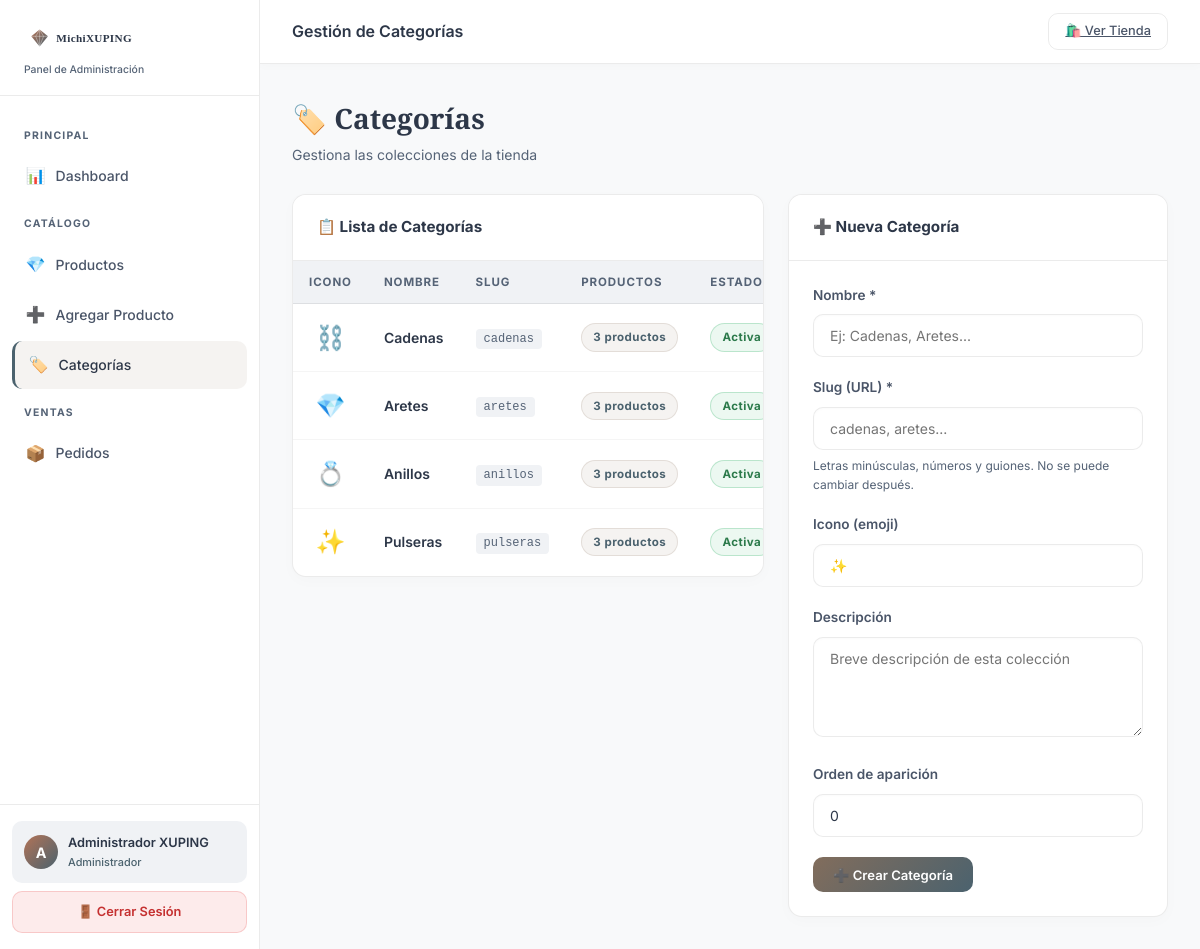
The page /admin/categorias.php (signed in) on the database its author committed.
### tables this page shows
CREATE TABLE IF NOT EXISTS categorias (
    id INT AUTO_INCREMENT PRIMARY KEY,
    nombre VARCHAR(100) NOT NULL,
    slug VARCHAR(100) NOT NULL UNIQUE,
    descripcion TEXT,
    icono VARCHAR(50) DEFAULT '💎',
    orden INT DEFAULT 0,
    activo TINYINT(1) DEFAULT 1,
    created_at TIMESTAMP DEFAULT CURRENT_TIMESTAMP
);

### admin/categorias.php (the view, shortened to what this page needs)
<?php
require_once 'helpers.php';
$db = getDB();
$categorias = $db->query("SELECT c.*, (SELECT COUNT(*) FROM productos p WHERE p.categoria_id = c.id) as total_productos FROM categorias c ORDER BY c.orden ASC")->fetch_all(MYSQLI_ASSOC);
?>
<!DOCTYPE html>
<html lang="es">
<head>
    <link rel="stylesheet" href="../css/admin.css">
</head>
<body>
<div class="admin-layout">
    <main class="admin-main">
        <div class="admin-content">
            <div class="page-header">
                <div>
                    <h2 class="page-heading">🏷️ Categorías</h2>
                    <p class="page-sub">Gestiona las colecciones de la tienda</p>
                </div>
            </div>
            <div style="display: grid; grid-template-columns: 1fr 380px; gap: 1.5rem; align-items: start;">
                <div class="card">
                    <div class="card-header"><span class="card-title">📋 Lista de Categorías</span></div>
                    <div class="table-wrap">
                        <table id="categorias-table">
                            <thead>
                                <tr><th>Icono</th><th>Nombre</th><th>Slug</th><th>Productos</th><th>Estado</th><th>Acciones</th></tr>
                            </thead>
                            <tbody>
                            <?php if (empty($categorias)): ?>
                            <tr><td colspan="6" style="text-align:center; padding:2rem; color:var(--text-dim);">Sin categorías</td></tr>
                            <?php else: ?>
                            <?php foreach ($categorias as $cat): ?>
                            <tr id="cat-row-<?= $cat['id'] ?>">
                                <td style="font-size:1.5rem; text-align:center;"><?= htmlspecialchars($cat['icono']) ?></td>
                                <td class="td-name"><?= htmlspecialchars($cat['nombre']) ?></td>
                                <td><code style="font-size:0.75rem; color:var(--text-dim); background:var(--dark-3); padding:0.2rem 0.5rem; border-radius:4px;"><?= htmlspecialchars($cat['slug']) ?></code></td>
                                <td><span class="badge badge-gold"><?= $cat['total_productos'] ?> productos</span></td>
                                <td><span class="badge <?= $cat['activo'] ? 'badge-success' : 'badge-danger' ?>"><?= $cat['activo'] ? 'Activa' : 'Inactiva' ?></span></td>
                            </tr>
                            <?php endforeach; ?>
                            <?php endif; ?>
                            </tbody>
                        </table>
                    </div>
                </div>
                <div class="card" id="cat-form-card">
                    <div class="card-header"><span class="card-title" id="form-title">➕ Nueva Categoría</span></div>
                    <div class="card-body">
                        <form method="POST" id="cat-form">
                            <div class="form-group">
                                <label for="cat-nombre">Nombre *</label>
                                <input type="text" id="cat-nombre" name="nombre" class="form-control" required
                                       placeholder="Ej: Cadenas, Aretes...">
                            </div>
                            <div class="form-group" id="slug-group">
                                <label for="cat-slug">Slug (URL) *</label>
                                <input type="text" id="cat-slug" name="slug" class="form-control" required
                                       placeholder="cadenas, aretes...">
                                <p class="form-note">Letras minúsculas, números y guiones. No se puede cambiar después.</p>
                            </div>
                            <div class="form-group">
                                <label for="cat-icono">Icono (emoji)</label>
                                <input type="text" id="cat-icono" name="icono" class="form-control"
                                       placeholder="💎" value="✨" maxlength="10">
                            </div>
                            <div class="form-group">
                                <label for="cat-descripcion">Descripción</label>
                                <textarea id="cat-descripcion" name="descripcion" class="form-control" rows="3"
                                          placeholder="Breve descripción de esta colección"></textarea>
                            </div>
                            <div class="form-group">
                                <label for="cat-orden">Orden de aparición</label>
                                <input type="number" id="cat-orden" name="orden" class="form-control"
                                       placeholder="1, 2, 3..." min="0" value="0">
                            </div>
                            <div style="display:flex; gap:0.75rem;">
                                <button type="submit" class="btn btn-primary" id="btn-cat-submit">➕ Crear Categoría</button>
                            </div>
                        </form>
                    </div>
                </div>
            </div>
        </div>
    </main>
</div>
</body>
</html>

### css/admin.css (style rules this page uses)
:root { --peach: #b27357; --slate: #4b626e; --taupe: #826d5c; --light-blue: #427079; --gold: var(--taupe); --gold-light: var(--peach); --gold-dark: var(--slate); --black: #ffffff; --dark: #f8f9fa; --dark-2: #ffffff; --dark-3: #f0f2f5; --dark-4: #e2e8f0; --glass: rgba(255,255,255,0.7); --glass-border: rgba(0,0,0,0.08); --text: #2d3748; --text-muted: #4a5568; --text-dim: #556376; --success: #2c7a4b; --success-bg: rgba(72,187,120,0.1); --danger: #c53030; --danger-bg: rgba(229,62,62,0.1); --warning: #b75c1a; --info: #2166a0; --radius: 14px; --radius-sm: 10px; --sidebar-w: 260px; --transition: all 0.25s cubic-bezier(0.4,0,0.2,1); }
*, *::before, *::after { box-sizing: border-box; margin: 0; padding: 0; }
html { scroll-behavior: smooth; }
body { font-family: 'Inter', sans-serif; background: var(--dark); color: var(--text); min-height: 100vh; line-height: 1.6; }
.admin-layout { display: flex; min-height: 100vh; }
.admin-main { margin-left: var(--sidebar-w); flex: 1; display: flex; flex-direction: column; }
.admin-content { padding: 2rem; flex: 1; }
.page-header { display: flex; align-items: center; justify-content: space-between; margin-bottom: 1.75rem; }
.page-heading { font-family: 'Playfair Display', serif; font-size: 1.75rem; font-weight: 700; color: var(--text); }
.page-sub { font-size: 0.875rem; color: var(--text-dim); margin-top: 0.2rem; }
.card { background: var(--dark-2); border: 1px solid var(--glass-border); border-radius: var(--radius); overflow: hidden; box-shadow: 0 4px 15px rgba(0,0,0,0.02); }
.card-header { padding: 1.25rem 1.5rem; border-bottom: 1px solid var(--glass-border); display: flex; align-items: center; justify-content: space-between; background: #ffffff; }
.card-title { font-size: 0.95rem; font-weight: 700; color: var(--text); }
.card-body { padding: 1.5rem; }
.table-wrap { overflow-x: auto; }
table { width: 100%; border-collapse: collapse; }
thead th { padding: 0.75rem 1rem; font-size: 0.72rem; font-weight: 700; text-transform: uppercase; letter-spacing: 0.08em; color: var(--text-dim); background: var(--dark-3); border-bottom: 1px solid var(--glass-border); text-align: left; white-space: nowrap; }
tbody td { padding: 0.9rem 1rem; font-size: 0.875rem; color: var(--text-muted); border-bottom: 1px solid rgba(0,0,0,0.04); vertical-align: middle; }
tbody tr:last-child td { border-bottom: none; }
.td-name { font-weight: 600; color: var(--text); }
.badge { display: inline-flex; align-items: center; gap: 5px; padding: 0.25rem 0.7rem; border-radius: 20px; font-size: 0.72rem; font-weight: 700; letter-spacing: 0.04em; white-space: nowrap; }
.badge-success { background: var(--success-bg); color: var(--success); border: 1px solid rgba(72,187,120,0.3); }
.badge-gold { background: rgba(184,171,159,0.15); color: var(--gold-dark); border: 1px solid rgba(184,171,159,0.3); }
.btn { display: inline-flex; align-items: center; gap: 6px; padding: 0.6rem 1.25rem; border-radius: var(--radius-sm); font-weight: 600; font-size: 0.82rem; cursor: pointer; transition: var(--transition); font-family: inherit; border: none; text-decoration: none; white-space: nowrap; }
.btn-primary { background: linear-gradient(135deg, var(--gold), var(--gold-dark)); color: #ffffff; }
.form-group { margin-bottom: 1.25rem; }
.form-group label { display: block; font-size: 0.85rem; font-weight: 600; color: var(--text-muted); margin-bottom: 0.5rem; }
.form-control { width: 100%; padding: 0.75rem 1rem; background: #ffffff; border: 1px solid var(--glass-border); border-radius: var(--radius-sm); color: var(--text); font-family: inherit; font-size: 0.875rem; transition: var(--transition); outline: none; box-shadow: inset 0 1px 3px rgba(0,0,0,0.02); }
textarea.form-control { resize: vertical; min-height: 100px; }
.form-note { font-size: 0.75rem; color: var(--text-dim); margin-top: 0.35rem; }

### rows shown on the page
categorias: icono "⛓️", nombre "Cadenas", slug "cadenas", total_productos "3", activo "Activa"
categorias: icono "💎", nombre "Aretes", slug "aretes", total_productos "3", activo "Activa"
categorias: icono "💍", nombre "Anillos", slug "anillos", total_productos "3", activo "Activa"
categorias: icono "✨", nombre "Pulseras", slug "pulseras", total_productos "3", activo "Activa"

### other values the page prints
$initial "A"
$user['nombre'] "Administrador XUPING"
$title "Gestión de Categorías"
